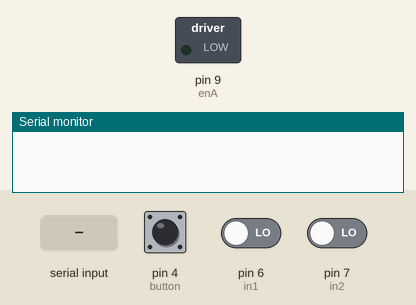
This sketch was run on a simulated Arduino Uno, built with avr-gcc and run on an emulated ATmega328P. On the bench: switched loads named in the sketch (green lamp = pin HIGH), the last lines printed to the serial monitor. The inputs (shaded band) are chosen by the test bench; at power-on: pin 4 (button) LOW, pin 6 (in1) LOW, pin 7 (in2) LOW.

Above: at 10.8 s.
10.9 s: "$GNGGA\n" received over the second serial link
At 16.3 s:
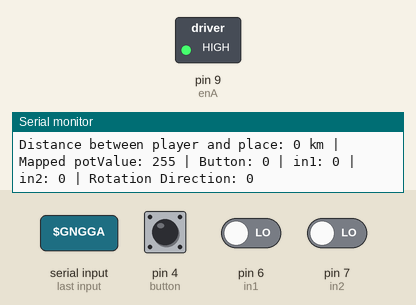
16.9 s: "$GNRMC\n" received over the second serial link
22.9 s: "90,45,200\n" received over the second serial link
28.9 s: "90,45\n" received over the second serial link
34.9 s: "90,45,200,10\n" received over the second serial link
40.9 s: "0\n" received over the second serial link
Timing chart, 0 to 43.9 s (numbered marks = the images above; inputs shaded):
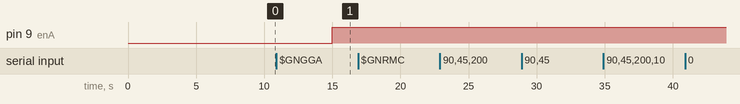

The sketch:

gps_data_process.ino
```cpp
#include <Arduino.h>
#include <math.h>
#include <SoftwareSerial.h>
#include <stdlib.h>

#define RADIUS_EARTH 6371 // Earth radius in kilometers

// this is the define for peltier
#define MAX_SENTENCE_LENGTH 80 // Maximum length of an NMEA sentence
#define enA 9
#define in1 6
#define in2 7
#define button 4

int rotDirection = 0;
int pressed = false;

SoftwareSerial ss(3, 2); // RX, TX

String sentance = "";
String gnrmc = "";
String gngga = "";     // Stored GNGGA information
String info[15];       // Use array to store GPS data
int distance;          // Add a semicolon to properly declare the variable

int commaPosition = -1; // Move commaPosition declaration to global scope

// Function declaration
String getFieldValue(int index);
float convertToDecimalDegrees(float coordinate);
float calculateDistance(float lat1, float lon1, float lat2, float lon2);

void setup() {
  Serial.begin(115200);
  ss.begin(9600);
}

void loop() {
  if (ss.available()) {
    sentance = ss.readStringUntil('\n');
    Serial.println("Received sentance: " + sentance);

    if (sentance.startsWith("$GNGGA")) {
      gngga = sentance;
      Serial.println("gngga: " + gngga);
      int infoIndex = 0;
      int startPos = 0;

      while ((commaPosition = gngga.indexOf(',', startPos)) != -1 && infoIndex < 15) {
        info[infoIndex++] = gngga.substring(startPos, commaPosition);
        startPos = commaPosition + 1;
      }
      if (startPos < gngga.length()) { // Catch any remaining data after the last comma
        info[infoIndex] = gngga.substring(startPos);
      }

      Serial.println("Lati: " + info[2]);
      Serial.println("Long: " + info[4]);

      if (infoIndex >= 6) { // Make sure we have at least 7 fields (0-indexed 6)
        float lat = convertToDecimalDegrees(info[2].toFloat());
        float lng = convertToDecimalDegrees(info[4].toFloat());

        // Test coordinates, convert to decimal degrees
        float latitude2 = convertToDecimalDegrees(3403.1234);
        float longitude2 = convertToDecimalDegrees(-11814.5678);

        // Calculate and print distance
        distance = calculateDistance(lat, lng, latitude2, longitude2);
        Serial.print("Latitude: ");
        Serial.println(lat, 6);
        Serial.print("Longitude: ");
        Serial.println(lng, 6);
        Serial.print("Distance between the points: ");
        Serial.print(distance);
        Serial.println(" m");
      } else {
        Serial.println("Not enough data or data is invalid.");
      }
    } else if (sentance.startsWith("$GNRMC")) {
      gnrmc = sentance;
      Serial.println("gnrmc: " + gnrmc);
      int infoIndex = 0;
      int startPos = 0;

      while ((commaPosition = gnrmc.indexOf(',', startPos)) != -1 && infoIndex < 15) {
        info[infoIndex++] = gnrmc.substring(startPos, commaPosition);
        startPos = commaPosition + 1;
      }
      if (startPos < gnrmc.length()) { // Catch any remaining data after the last comma
        info[infoIndex] = gnrmc.substring(startPos);
      }

      Serial.println("Lati: " + info[2]);
      Serial.println("Long: " + info[4]);

      if (infoIndex >= 6) { // Make sure we have at least 7 fields (0-indexed 6)
        float lat = convertToDecimalDegrees(info[2].toFloat());
        float lng = convertToDecimalDegrees(info[4].toFloat());

        // Test coordinates, convert to decimal degrees
        float latitude2 = convertToDecimalDegrees(3403.1234);
        float longitude2 = convertToDecimalDegrees(-11814.5678);

        // Calculate and print distance
        distance = calculateDistance(lat, lng, latitude2, longitude2);
        Serial.print("Latitude: ");
        Serial.println(lat, 6);
        Serial.print("Longitude: ");
        Serial.println(lng, 6);
        Serial.print("Distance between the points: ");
        Serial.print(distance);
        Serial.println(" m");
      } else {
        Serial.println("Not enough data or data is invalid.");
      }
    } else {
      // Ignore sentences that are not GNGGA or GNRMC
      Serial.println("It's not gngga or gnrmc");
      return;
    }

    // The peltier code and the distance

    // Map distance to potentiometer value
    int potValue = map(distance, 0, 100, 255, 0); // Inverse mapping: closer -> higher potValue

    // Apply potentiometer value to motor control
    analogWrite(enA, potValue);

    // Read button - Debounce
    if (digitalRead(button) == true) {
      pressed = !pressed;
    }
    while (digitalRead(button) == true);
    delay(20);

    // If button is pressed - change rotation direction
    if (pressed == true  & rotDirection == 0) {
      digitalWrite(in1, HIGH);
      digitalWrite(in2, LOW);
      rotDirection = 1;
      delay(20);
    }
    // If button is pressed - change rotation direction
    if (pressed == false & rotDirection == 1) {
      digitalWrite(in1, LOW);
      digitalWrite(in2, HIGH);
      rotDirection = 0;
      delay(20);
    }

    // print the results to the Serial Monitor:
    Serial.print("Distance between player and place: ");
    Serial.print(distance);
    Serial.print(" km | Mapped potValue: ");
    Serial.print(potValue);
    Serial.print(" | Button: ");
    Serial.print(digitalRead(button));
    Serial.print(" | in1: ");
    Serial.print(digitalRead(in1));
    Serial.print(" | in2: ");
    Serial.print(digitalRead(in2));
    Serial.print(" | Rotation Direction: ");
    Serial.println(rotDirection);
  }

  delay(5000); // Delay for 5 seconds before next read
}

float convertToDecimalDegrees(float coordinate) {
  int degrees = int(coordinate / 100);
  float minutes = coordinate - degrees * 100;
  float decimalDegrees = degrees + (minutes / 60.0);
  return (coordinate >= 0) ? decimalDegrees : -decimalDegrees;
}

float calculateDistance(float lat1, float lon1, float lat2, float lon2) {
  float dLat = radians(lat2 - lat1);
  float dLon = radians(lon2 - lon1);
  float a = sin(dLat / 2) * sin(dLat / 2) + cos(radians(lat1)) * cos(radians(lat2)) * sin(dLon / 2) * sin(dLon / 2);
  float c = 2 * atan2(sqrt(a), sqrt(1 - a));
  float distance = RADIUS_EARTH * c;
  return distance;
}
```

Measured:
- after the input at 10.9 s, pin 9 (enA): LOW → HIGH after 4.1 s
